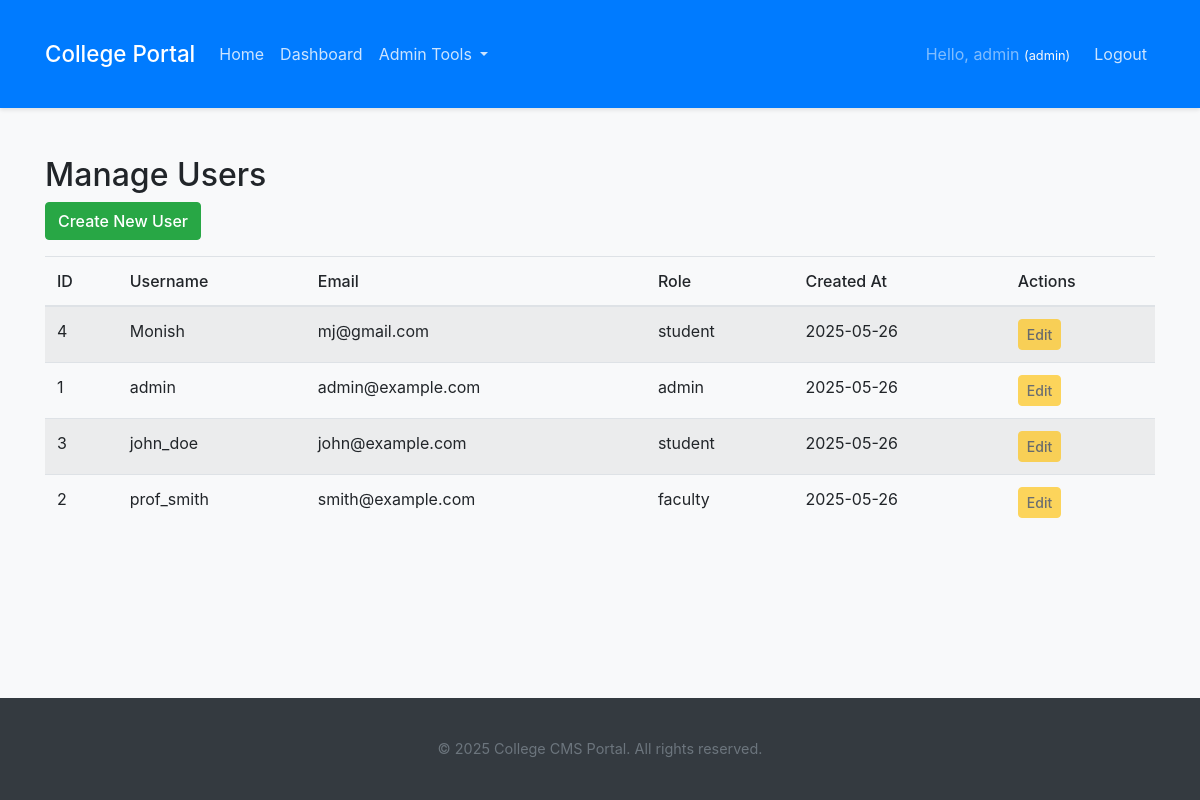
The app's page /admin/users (signed in) with its own data.
### app.py (models this page shows, shortened)
class User(UserMixin, db.Model):
    id = db.Column(db.Integer, primary_key=True)
    username = db.Column(db.String(64), index=True, unique=True, nullable=False)
    email = db.Column(db.String(120), index=True, unique=True, nullable=False)
    password_hash = db.Column(db.String(256))
    role = db.Column(db.String(20), default='student', nullable=False) # admin, faculty, student
    created_at = db.Column(db.DateTime, default=datetime.utcnow)
    announcements_authored = db.relationship('Announcement', foreign_keys='Announcement.author_id', backref='author', lazy='dynamic')
    courses_taught = db.relationship('Course', foreign_keys='Course.faculty_id', backref='faculty_instructor', lazy='dynamic')
    @property
    def is_admin(self):
        return self.role == 'admin'
    @property
    def is_faculty(self):
        return self.role == 'faculty'
    @property
    def is_student(self):
        return self.role == 'student'

### app.py (the view)
@app.route('/admin/users')
@admin_required
def admin_user_list():
    users = User.query.order_by(User.username).all()
    return render_template('admin/user_list.html', title='Manage Users', users=users)

### app.py (called while the page is built)
@login_manager.user_loader
def load_user(user_id):
    return User.query.get(int(user_id))

@app.context_processor
def inject_now():
    return {'current_year': datetime.utcnow().year}

def admin_required(f):
    @wraps(f)
    @login_required
    def decorated_function(*args, **kwargs):
        if not current_user.is_admin:
            flash('Admin access required for this page.', 'danger')
            return redirect(url_for('dashboard'))
        return f(*args, **kwargs)
    return decorated_function

### templates/admin/user_list.html
{% extends "base.html" %}
{% block content %}
    <h2>{{ title }}</h2>
    <a href="{{ url_for('admin_create_user') }}" class="btn btn-success mb-3">Create New User</a>
    <table class="table table-striped">
        <thead>
            <tr>
                <th>ID</th>
                <th>Username</th>
                <th>Email</th>
                <th>Role</th>
                <th>Created At</th>
                <th>Actions</th>
            </tr>
        </thead>
        <tbody>
            {% for user in users %}
            <tr>
                <td>{{ user.id }}</td>
                <td>{{ user.username }}</td>
                <td>{{ user.email }}</td>
                <td>{{ user.role }}</td>
                <td>{{ user.created_at.strftime('%Y-%m-%d') if user.created_at else 'N/A' }}</td>
                <td>
                    <button class="btn btn-sm btn-warning" disabled>Edit</button>
                </td>
            </tr>
            {% endfor %}
        </tbody>
    </table>
{% endblock %}

### templates/base.html (shortened to what this page needs)
<!DOCTYPE html>
<html lang="en">
<head>
    <link rel="stylesheet" href="https://stackpath.bootstrapcdn.com/bootstrap/4.5.2/css/bootstrap.min.css"
>
    <link rel="stylesheet" href="{{ url_for('static', filename='css/style.css') }}">
</head>
<body>
    <header>
        <nav class="navbar navbar-expand-lg navbar-dark bg-primary mb-4">
            <div class="container">
                <a class="navbar-brand" href="{{ url_for('index') }}">College Portal</a>
                <div class="collapse navbar-collapse" id="navbarNav">
                    <ul class="navbar-nav mr-auto">
                        <li class="nav-item {% if request.endpoint == 'index' %}active{% endif %}">
                            <a class="nav-link" href="{{ url_for('index') }}">Home <span class="sr-only">(current)</span></a>
                        </li>
                        {% if current_user.is_authenticated %}
                            <li class="nav-item {% if request.endpoint == 'dashboard' %}active{% endif %}">
                                <a class="nav-link" href="{{ url_for('dashboard') }}">Dashboard</a>
                            </li>
                            {% if current_user.is_admin %}
                                <li class="nav-item dropdown">
                                    <a class="nav-link dropdown-toggle" href="#" id="adminDropdown" role="button"
                                       data-toggle="dropdown" aria-haspopup="true" aria-expanded="false">
                                        Admin Tools
                                    </a>
                                </li>
                            {% endif %}
                        {% endif %}
                    </ul>
                    <ul class="navbar-nav">
                        {% if current_user.is_anonymous %}
                            <li class="nav-item {% if request.endpoint == 'login' %}active{% endif %}">
                                <a class="nav-link" href="{{ url_for('login') }}">Login</a>
                            </li>
                            <li class="nav-item {% if request.endpoint == 'register' %}active{% endif %}">
                                <a class="nav-link" href="{{ url_for('register') }}">Register</a>
                            </li>
                        {% else %}
                            <li class="nav-item">
                                <span class="navbar-text mr-3">
                                    Hello, {{ current_user.username }}
                                    <small class="text-light">({{ current_user.role }})</small>
                                </span>
                            </li>
                            <li class="nav-item">
                                <a class="nav-link" href="{{ url_for('logout') }}">Logout</a>
                            </li>
                        {% endif %}
                    </ul>
                </div>
            </div>
        </nav>
    </header>
    <main role="main" class="container">
        {% block content %}{% endblock %}
    </main>
    <footer class="footer mt-auto py-3 bg-dark text-light">
        <div class="container text-center">
            <span class="text-muted">© {% block year %}{{ current_year if current_year else '2024'}}{% endblock %} College CMS Portal. All rights reserved.</span>
        </div>
    </footer>
</body>
</html>

### static/css/style.css (style rules this page uses)
body { font-family: -apple-system, BlinkMacSystemFont, "Segoe UI", Roboto, "Helvetica Neue", Arial, "Noto Sans", sans-serif, "Apple Color Emoji", "Segoe UI Emoji", "Segoe UI Symbol", "Noto Color Emoji"; background-color: #f8f9fa; color: #212529; display: flex; flex-direction: column; min-height: 100vh; }
.container { flex: 1; padding-top: 1.5rem; padding-bottom: 1.5rem; }
.navbar { box-shadow: 0 2px 4px rgba(0,0,0,.1); }
.navbar-brand { font-weight: 500; font-size: 1.4rem; }
.navbar-dark .navbar-nav .nav-link { color: rgba(255,255,255,.8); }
.navbar-text { color: rgba(255,255,255,.85); }
.btn { border-radius: .25rem; font-weight: 500; }
.footer { background-color: #343a40; color: rgba(255,255,255,.6); padding: 1.5rem 0; text-align: center; margin-top: auto; font-size: 0.9rem; }
.table th { font-weight: 500; }
.mb-4 { margin-bottom: 1.5rem !important; }

### records on screen
User: username "admin", role "admin", id "1", email "admin@example.com", created_at "2025-05-26"
User: id "4", username "Monish", email "mj@gmail.com", role "student", created_at "2025-05-26"
User: id "3", username "john_doe", email "john@example.com", role "student", created_at "2025-05-26"
User: id "2", username "prof_smith", email "smith@example.com", role "faculty", created_at "2025-05-26"

### other values on screen
{{ title }} "Manage Users"
